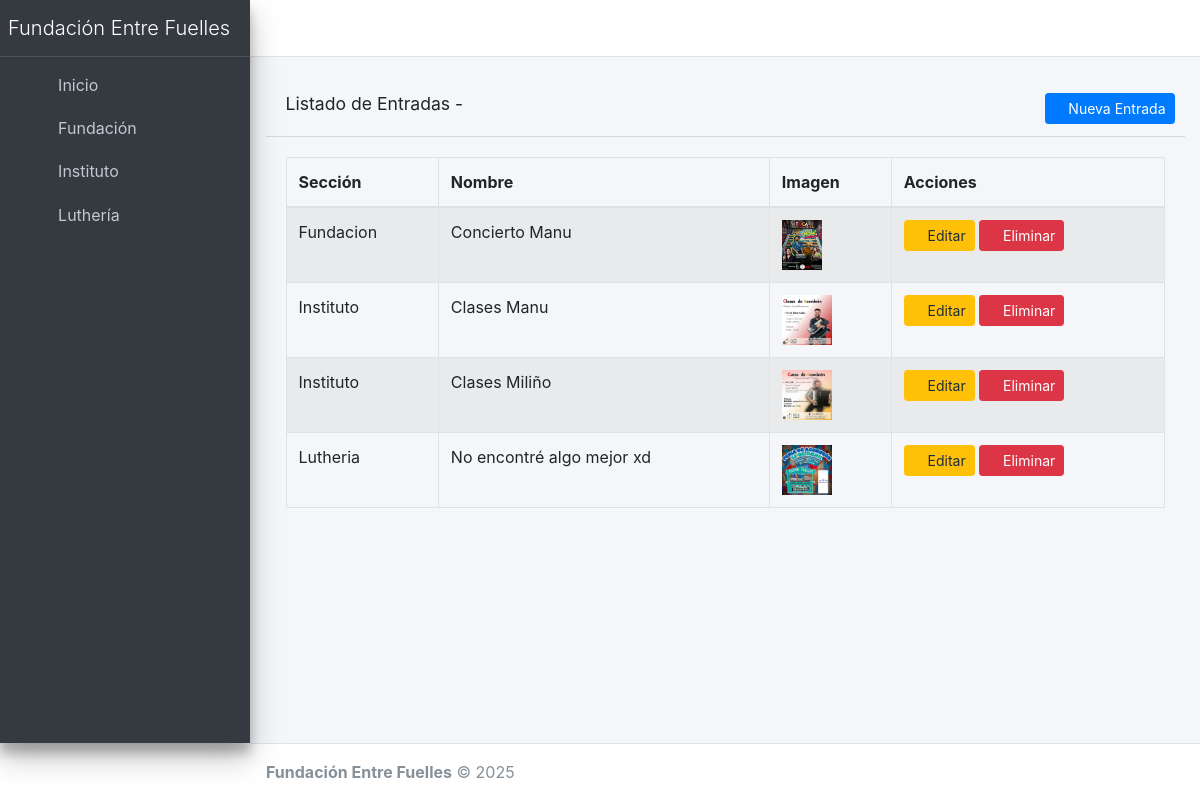
The app's page /admin-panel/items/ (signed in) with its own data.
### core/models.py (models this page shows, shortened)
class ItemCuadricula(models.Model):
    SECCIONES = [
        ('fundacion', 'Fundación'),
        ('instituto', 'Instituto'),
        ('lutheria', 'Luthería'),
    ]
    nombre = models.CharField(max_length=100)
    imagen = models.ImageField(upload_to=image_upload_path)
    resumen = models.CharField(max_length=150)  # Texto corto para la cuadrícula
    descripcion = models.TextField()  # Usar un TextField normal
    seccion = models.CharField(max_length=10, choices=SECCIONES)

### core/views.py (the view)
# urls.py: path('admin-panel/items/', views.admin_panel_items, name='admin_panel_items'),
@login_required
def admin_panel_items(request):
    seccion_filtrada = request.GET.get('seccion', None)
    if seccion_filtrada:
        items = ItemCuadricula.objects.filter(seccion=seccion_filtrada).order_by('nombre')
    else:
        items = ItemCuadricula.objects.all().order_by('seccion', 'nombre')
    secciones = ['fundacion', 'instituto', 'lutheria']
    return render(request, 'admin_panel/items_list.html', {
        'items': items,
        'secciones': secciones,
        'seccion_filtrada': seccion_filtrada,
    })

### core/templates/admin_panel/items_list.html (shortened to what this page needs)
{% extends 'admin_panel/base_admin.html' %}
{% block content %}
<div class="card-header">
  <h3 class="card-title">Listado de Entradas - {{ nombre_seccion }}</h3>
  <div class="card-tools">
    <a href="{% url 'admin_panel_create_item' %}" class="btn btn-primary btn-sm">
      <i class="fas fa-plus"></i> Nueva Entrada
    </a>
  </div>
</div>
  <div class="card-body">
    <table class="table table-bordered table-striped">
      <thead>
        <tr>
          <th>Sección</th>
          <th>Nombre</th>
          <th>Imagen</th>
          <th>Acciones</th>
        </tr>
      </thead>
      <tbody>
        {% for item in items %}
        <tr>
          <td>{{ item.seccion|title }}</td>
          <td>{{ item.nombre }}</td>
          <td>
            {% if item.imagen %}
              <img src="{{ item.imagen.url }}" alt="Imagen" style="height: 50px;">
            {% else %}
              No imagen
            {% endif %}
          </td>
          <td>
            <a href="{% url 'admin_panel_edit_item' item.id %}" class="btn btn-warning btn-sm">
              <i class="fas fa-edit"></i> Editar
            </a>
            <button type="button" class="btn btn-danger btn-sm" data-toggle="modal" data-target="#modal-delete-{{ item.id }}">
              <i class="fas fa-trash"></i> Eliminar
            </button>
          </td>
        </tr>
        {% empty %}
        <tr>
          <td colspan="4">No hay entradas registradas.</td>
        </tr>
        {% endfor %}
      </tbody>
    </table>
  </div>
</div>
{% endblock %}

### records on screen
ItemCuadricula: seccion "Fundacion", nombre "Concierto Manu", imagen (picture)
ItemCuadricula: seccion "Instituto", nombre "Clases Manu", imagen (picture)
ItemCuadricula: seccion "Instituto", nombre "Clases Miliño", imagen (picture)
ItemCuadricula: seccion "Lutheria", nombre "No encontré algo mejor xd", imagen (picture)
